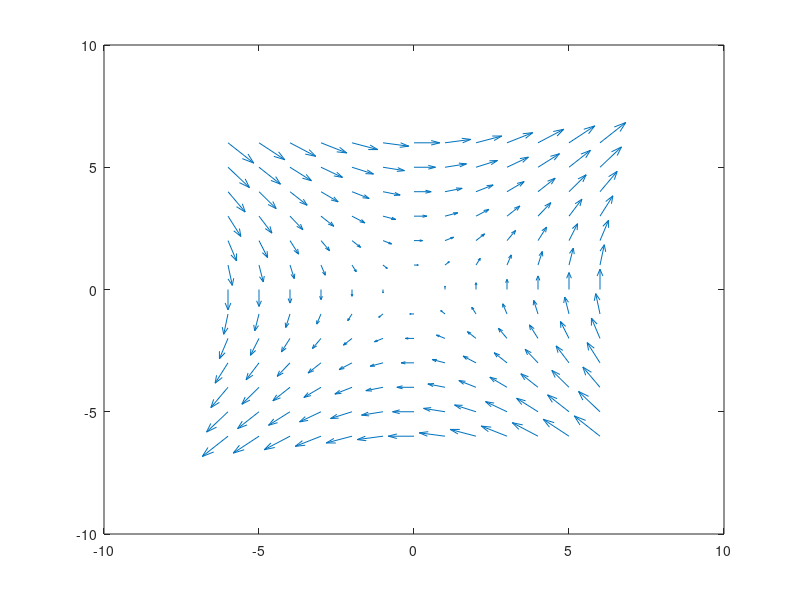

Recreate this plot in MATLAB.

%% vector field playground!
m=6.;
d=1.;

% set up a grid for the vectors
xL = -m:d:m; % x positions
yL = -m:d:m; % y positions
nx = length(xL);
ny = length(yL);
[XM, YM] = meshgrid (xL, yL); % full grid for X and Y
N = prod(size(XM)); % total number of elements

% define the vector function itself!
fxM = YM;
fyM = XM;

XL = reshape(XM,[1,N]);
YL = reshape(YM,[1,N]);
fxL = reshape(fxM,[1,N]);
fyL = reshape(fyM,[1,N]);

quiver(XL,YL,fxL,fyL);